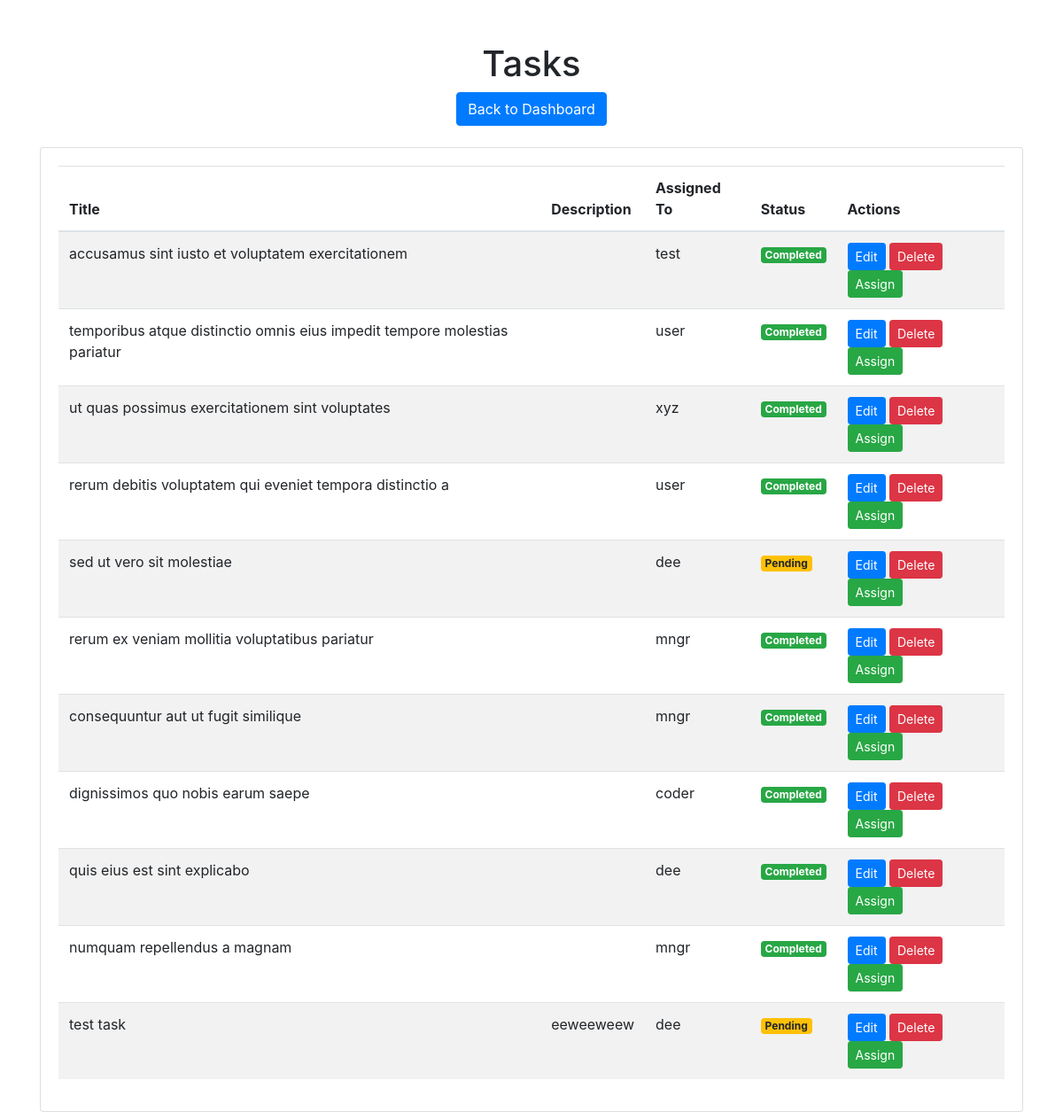
Before: /tasks/ (signed in) with the older database file.
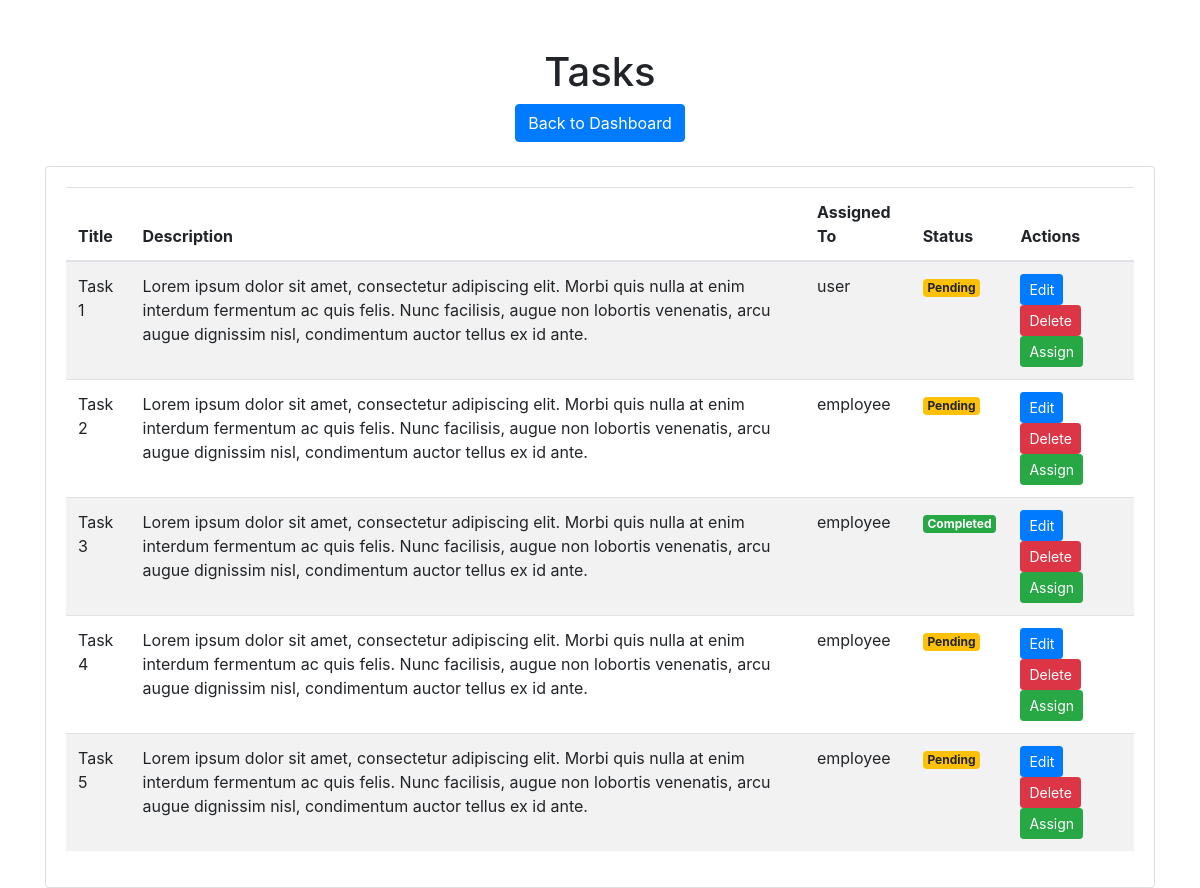
After: the same page with the newer database file.
### core/models.py (models this page shows, shortened)
class Task(models.Model):
    title = models.CharField(max_length=255)  # Title field for task
    description = models.TextField()  # Description field for task
    assigned_to = models.ForeignKey(User, on_delete=models.CASCADE)  # ForeignKey to User model for task assignment
    completed = models.BooleanField(default=False)  # Boolean field to track task completion status
    created_at = models.DateTimeField(auto_now_add=True)  # DateTime field to store task creation timestamp

### core/views.py (the view)
# urls.py: path('tasks/', views.task_list, name='task_list'),
@login_required
def task_list(request):
    tasks = Task.objects.all()
    return render(request, 'core/task_list.html', {'tasks': tasks})

### core/templates/core/task_list.html (shortened to what this page needs)
<!DOCTYPE html>
<html lang="en">
<head>
    <link href="https://maxcdn.bootstrapcdn.com/bootstrap/4.5.2/css/bootstrap.min.css" rel="stylesheet">
</head>
<body>
<div class="container mt-5">
    <div class="text-center mb-4">
        <h1>Tasks</h1>
        <a href="{% url 'manager_dashboard' %}" class="btn btn-primary">Back to Dashboard</a>
    </div>
    <div class="card">
        <div class="card-body">
            <div class="table-responsive">
                <table class="table table-striped">
                    <thead>
                        <tr>
                            <th>Title</th>
                            <th>Description</th>
                            <th>Assigned To</th>
                            <th>Status</th>
                            <th>Actions</th>
                        </tr>
                    </thead>
                    <tbody>
                        {% for task in tasks %}
                        <tr>
                            <td>{{ task.title }}</td>
                            <td>{{ task.description }}</td>
                            <td>{{ task.assigned_to.username }}</td>
                            <td>
                                {% if task.completed %}
                                    <span class="badge badge-success">Completed</span>
                                {% else %}
                                    <span class="badge badge-warning">Pending</span>
                                {% endif %}
                            </td>
                            <td>
                                <a href="{% url 'task_edit' task.id %}" class="btn btn-sm btn-primary">Edit</a>
                                <a href="{% url 'task_delete' task.id %}" class="btn btn-sm btn-danger">Delete</a>
                                <a href="{% url 'assign_task' task.id %}" class="btn btn-sm btn-success">Assign</a>
                            </td>
                        </tr>
                        {% endfor %}
                    </tbody>
                </table>
            </div>
        </div>
    </div>
</div>
</body>
</html>

Changed rows visible on the page:
removed Task: title "accusamus sint iusto et voluptatem exercitationem", assigned_to.username "test", completed "Completed"
removed Task: title "ut quas possimus exercitationem sint voluptates", assigned_to.username "xyz", completed "Completed"
removed Task: title "sed ut vero sit molestiae", assigned_to.username "dee", completed "Pending"
removed Task: title "rerum ex veniam mollitia voluptatibus pariatur", assigned_to.username "mngr", completed "Completed"
removed Task: title "consequuntur aut ut fugit similique", assigned_to.username "mngr", completed "Completed"
removed Task: title "quis eius est sint explicabo", assigned_to.username "dee", completed "Completed"
removed Task: title "numquam repellendus a magnam", assigned_to.username "mngr", completed "Completed"
removed Task: title "test task", description "eeweeweew", assigned_to.username "dee", completed "Pending"
changed Task "user": title "temporibus atque distinctio omnis eius impedit tempore molestias pariatur" → "Task 1"; description (not shown) → "Lorem ipsum dolor sit amet, consectetur adipiscing elit. Morbi quis nulla at enim interdum fermentum ac quis felis. Nunc facilisis, augue non lobortis venenatis, arcu augue dignissim nisl, condimentum auctor tellus ex id ante."; completed "Completed" → "Pending"
changed Task: title "rerum debitis voluptatem qui eveniet tempora distinctio a" → "Task 2"; description (not shown) → "Lorem ipsum dolor sit amet, consectetur adipiscing elit. Morbi quis nulla at enim interdum fermentum ac quis felis. Nunc facilisis, augue non lobortis venenatis, arcu augue dignissim nisl, condimentum auctor tellus ex id ante."; assigned_to.username "user" → "employee"; completed "Completed" → "Pending"
changed Task: title "dignissimos quo nobis earum saepe" → "Task 3"; description (not shown) → "Lorem ipsum dolor sit amet, consectetur adipiscing elit. Morbi quis nulla at enim interdum fermentum ac quis felis. Nunc facilisis, augue non lobortis venenatis, arcu augue dignissim nisl, condimentum auctor tellus ex id ante."; assigned_to.username "coder" → "employee"
added Task: title "Task 4", description "Lorem ipsum dolor sit amet, consectetur adipiscing elit. Morbi quis nulla at enim interdum fermentum ac quis felis. Nunc facilisis, augue non lobortis venenatis, arcu augue dignissim nisl, condimentum auctor tellus ex id ante.", assigned_to.username "employee", completed "Pending"
added Task: title "Task 5", description "Lorem ipsum dolor sit amet, consectetur adipiscing elit. Morbi quis nulla at enim interdum fermentum ac quis felis. Nunc facilisis, augue non lobortis venenatis, arcu augue dignissim nisl, condimentum auctor tellus ex id ante.", assigned_to.username "employee", completed "Pending"
